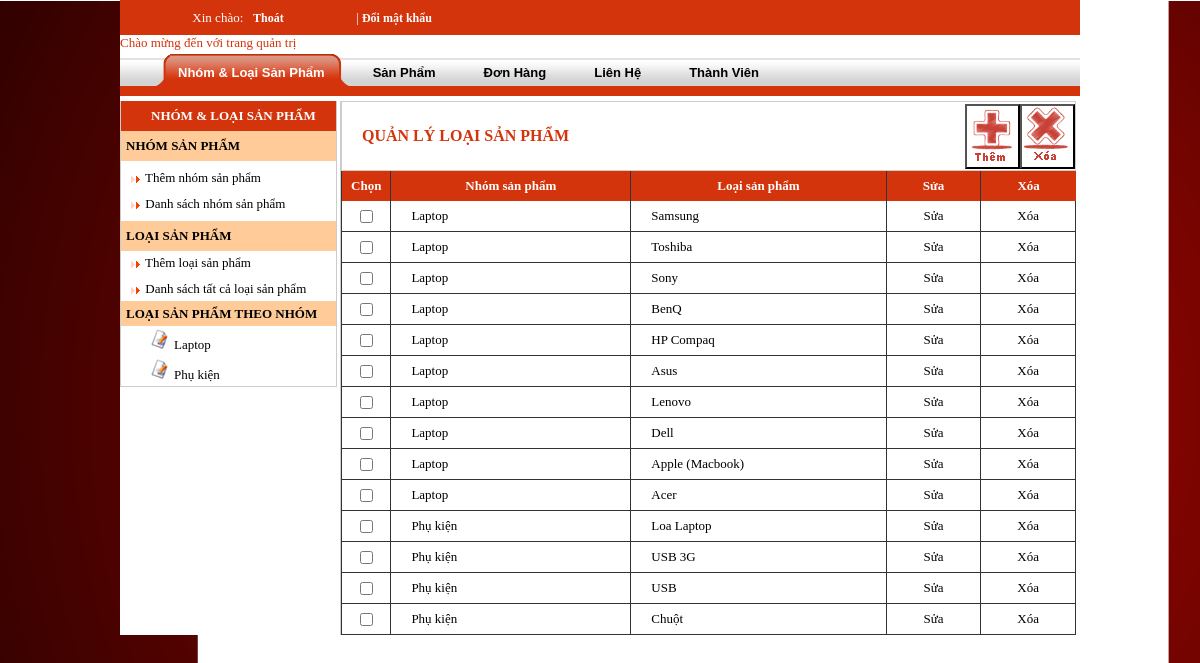
Page /shoppc/admincp/?m=mn&b=loaisp-list (signed in) on the committed database.
### tables this page shows
CREATE TABLE IF NOT EXISTS `nhomsanpham` (
  `id_nhom` int(10) NOT NULL,
  `tennhom` varchar(255) NOT NULL,
  PRIMARY KEY (`id_nhom`)
);

CREATE TABLE IF NOT EXISTS `loaisanpham` (
  `id_loai` int(10) NOT NULL,
  `id_nhom` int(11) NOT NULL,
  `tenloaisp` text NOT NULL,
  `ghichu` varchar(255) NOT NULL,
  PRIMARY KEY (`id_loai`)
);

### shoppc/admincp/include/loaisp-list.php (the view)
<form method="post" id="frm" name="form">
<table width="735" height="70" border="0" cellspacing="0" cellpadding="0" bgcolor="#FFFFFF" bordercolordark="#FFFFFF">
	  <tr>
      	<td style="border-top:1px solid #CCCCCC; border-bottom: 1px solid #CCCCCC; border-left:1px solid #CCCCCC"><div align="left" style="color:#d4340c; font-family:Tahoma; font-size: 16px; font-weight:bold; padding-left:20px">QUẢN LÝ LOẠI SẢN PHẨM</div></td>
      	<td style="border-top:1px solid #CCCCCC; border-bottom: 1px solid #CCCCCC; height:65px; width:55px">
		<input type="button" value='' onClick="document.form.action='../admincp/?m=mn&b=loaisp-insert'; document.form.submit();" style="background:url(../images/bt_them.jpg); width:55px; height:65px;">
		</td>
		<td style="border-top:1px solid #CCCCCC; border-bottom: 1px solid #CCCCCC; border-right:1px solid #CCCCCC; height:65px; width:55px">
		<input type="button" value='' onClick="document.form.action='../admincp/?m=mn&b=loaisp-xl-del';document.form.submit();" style="background:url(../images/bt_xoa.jpg); width:55px; height:65px;">
        </td>
      </tr>
    </table>
<table width="735" border="0" cellspacing="0" cellpadding="0">
  <tr height="30" bgcolor="#d4340c">
    <td align="center" width="50" style="border-left:1px solid #333;border-right:1px solid #333"><strong><font color="#FFFFFF">Chọn</font></strong></td>
    <td align="center" width="235" style="border-right:1px solid #333"><strong><font color="#FFFFFF">Nhóm sản phẩm</font></strong></td>
    <td align="center" width="250" style="border-right:1px solid #333"><strong><font color="#FFFFFF">Loại sản phẩm</font></strong></td>
    <td align="center" width="100" style="border-right:1px solid #333"><strong><font color="#FFFFFF">Sửa</font></strong></td>
    <td align="center" width="100"><strong><font color="#FFFFFF">Xóa</font></strong></td>
  </tr>
<?php
		$sql3="select nhomsanpham.tennhom,loaisanpham.* from nhomsanpham,loaisanpham where nhomsanpham.id_nhom=loaisanpham.id_nhom order by nhomsanpham.id_nhom ASC";
		$kq3=mysql_query($sql3);
		if(!$kq3)
			echo "";
		else{
		while($r3=mysql_fetch_array($kq3))
		{
			$id_nhom=$r3["id_nhom"];$tennhom=$r3["tennhom"];
			$id_loai=$r3["id_loai"];$tenloai=$r3["tenloaisp"];
  ?>
  <tr>
  <td width="50" align="center" style="border-left:1px solid #333;border-bottom:1px solid #333; border-right:1px solid #333">
  <input type="checkbox" name="chon[]" value="<?php echo $id_loai; ?>"/></td>
    <td width="235" height="30" align="left" style="border-bottom:1px solid #333; border-right:1px solid #333; padding-left:20px"><?php echo "$tennhom"; ?></td>
    <td width="250" align="left" style="border-bottom:1px solid #333; border-right:1px solid #333; padding-left:20px"><?php echo "$tenloai"; ?></td>
    <td width="100" align="center" style="border-bottom:1px solid #333; border-right:1px solid #333"><a href="?m=mn&amp;b=loaisp-update&idl=<?php echo "$id_loai"; ?>">Sửa</a></td>
    <td width="100" align="center" style="border-bottom:1px solid #333; border-right:1px solid #333"><a href="?m=mn&b=loaisp-del&idl=<?php echo "$id_loai"; ?>" onclick="return check()">Xóa</a>
    </td>
  </tr>
 <?php
		}
		}
 ?>
</table>
</form>

### shoppc/admincp/include/menu-mn.php
<table width="215" border="0" cellspacing="0" cellpadding="0">
  <tr>
   <td class="menu" height="30"><div align="left" style="color:#FFF; font-family:Tahoma; font-size: 13px; font-weight:bold">NHÓM &amp; LOẠI SẢN PHẨM</div></td>
  </tr>
  <tr>
  	<td background="img/bg_menu42.png" height="30" style="padding-left:5px">
      <strong> NHÓM SẢN PHẨM</strong></td>
  </tr>
  <tr>
   <td height="60" style="padding-left:5px">
  <div align="left">
   <img align="absmiddle" src="../images/towred1-r.gif"><a href="../admincp/?m=mn&b=nhomsp-insert" class="admin-menu-left"> Thêm nhóm sản phẩm</a>
   	<div style="height:10px"></div>
	<img align="absmiddle" src="../images/towred1-r.gif"><a href="../admincp/?m=mn&b=nhomsp-list" class="admin-menu-left"> Danh sách nhóm sản phẩm</a>
	</div>
    </td>
  </tr>
    <tr>
  	<td background="img/bg_menu42.png" height="30" style="padding-left:5px">
      <strong> LOẠI SẢN PHẨM</strong></td>
  </tr>
  <tr>
   <td height="50" style="padding-left:5px">
  <div align="left">
   <img align="absmiddle" src="../images/towred1-r.gif"><a href="../admincp/?m=mn&b=loaisp-insert" class="admin-menu-left"> Thêm loại sản phẩm</a>
   	<div style="height:10px"></div>
	<img align="absmiddle" src="../images/towred1-r.gif"><a href="../admincp/?m=mn&b=loaisp-list" class="admin-menu-left"> Danh sách tất cả loại sản phẩm</a>
	</div>
    </td>
  </tr>
   <tr bgcolor="#ffcc99">
   <td style="padding-left:5px;" height="25"><strong>LOẠI SẢN PHẨM THEO NHÓM</strong></td>
   </tr>
  <tr>
	<td>
    <?php
    $sql3=mysql_query("select * from nhomsanpham");
	while($r3=mysql_fetch_array($sql3))
	{
		$tennhom=$r3["tennhom"];$id_nhom=$r3["id_nhom"];
		echo "<tr><td>
		<div style=\"padding-left:20px;\">
		<table border=0 cellspacing=0 cellpadding=0 >
		<tr><td height=30px width=100%>
		&nbsp;&nbsp;&nbsp;<img src=\"../admincp/img/file_uf.gif\" width=20 height=20 />
		<a style=\"color:#000000\" onMouseOver=\"style.color='#0099CC'\" onMouseOut=\"style.color='#000000'\" href='../admincp/?m=mn&b=loaisp-get-list&idn=$id_nhom'>$tennhom</a>
		</td></tr>
		</table>
		</div></td></tr>";
	}
	?>
    </td>
  </tr>
</table>

### shoppc/admincp/css/main.css (style rules this page uses)
body { background-repeat: repeat-y; margin-left: 0px; margin-top: 0px; margin-right: 0px; margin-bottom: 0px; text-align: center; font-family:Tahoma; font-size:13px; background-image:url(../../images/bg2.png); background-color:#FFFFFF; background-attachment: fixed; }
a:link { text-decoration: none; color:#000000; }
.menu { padding-left:30px; border:0px solid #d4340c; background-image:url(../../images/bg_tieude3.jpg); }

### rows in the picture
nhomsanpham: tennhom "Laptop"
nhomsanpham: tennhom "Phụ kiện"
loaisanpham: id_nhom.tennhom "Laptop", tenloaisp "Samsung"
loaisanpham: id_nhom.tennhom "Laptop", tenloaisp "Toshiba"
loaisanpham: id_nhom.tennhom "Laptop", tenloaisp "Sony"
loaisanpham: id_nhom.tennhom "Laptop", tenloaisp "BenQ"
loaisanpham: id_nhom.tennhom "Laptop", tenloaisp "HP Compaq"
loaisanpham: id_nhom.tennhom "Laptop", tenloaisp "Asus"
loaisanpham: id_nhom.tennhom "Laptop", tenloaisp "Lenovo"
loaisanpham: id_nhom.tennhom "Laptop", tenloaisp "Dell"
loaisanpham: id_nhom.tennhom "Laptop", tenloaisp "Apple (Macbook)"
loaisanpham: id_nhom.tennhom "Laptop", tenloaisp "Acer"
loaisanpham: id_nhom.tennhom "Phụ kiện", tenloaisp "Loa Laptop"
loaisanpham: id_nhom.tennhom "Phụ kiện", tenloaisp "USB 3G"
loaisanpham: id_nhom.tennhom "Phụ kiện", tenloaisp "USB"
loaisanpham: id_nhom.tennhom "Phụ kiện", tenloaisp "Chuột"
